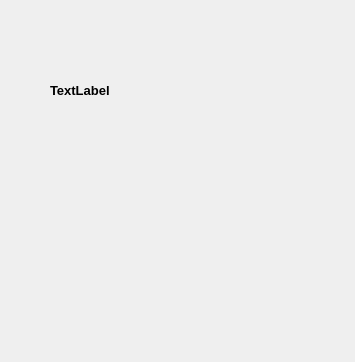
<?xml version="1.0" encoding="UTF-8"?>
<ui version="4.0">
 <class>Clock</class>
 <widget class="QWidget" name="Clock">
  <property name="geometry">
   <rect>
    <x>0</x>
    <y>0</y>
    <width>355</width>
    <height>362</height>
   </rect>
  </property>
  <property name="windowTitle">
   <string>Clock</string>
  </property>
  <widget class="QLabel" name="label">
   <property name="geometry">
    <rect>
     <x>50</x>
     <y>80</y>
     <width>131</width>
     <height>21</height>
    </rect>
   </property>
   <property name="font">
    <font>
     <pointsize>10</pointsize>
     <weight>75</weight>
     <bold>true</bold>
    </font>
   </property>
   <property name="text">
    <string>TextLabel</string>
   </property>
  </widget>
 </widget>
 <layoutdefault spacing="6" margin="11"/>
 <resources/>
 <connections/>
</ui>
